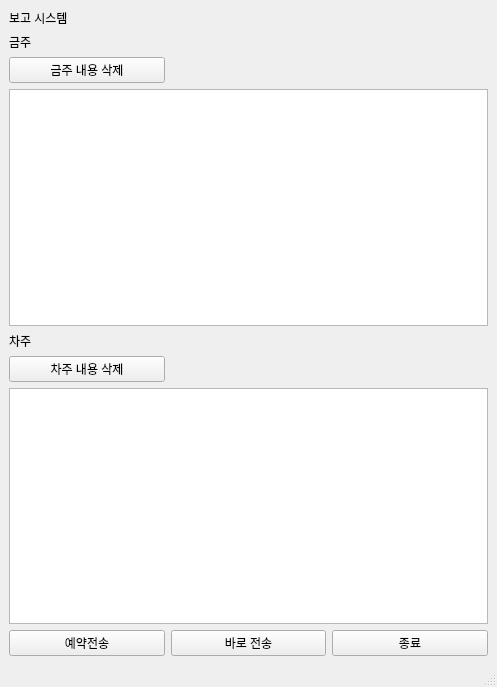
<?xml version="1.0" encoding="UTF-8"?>
<ui version="4.0">
 <class>MainWindow</class>
 <widget class="QMainWindow" name="MainWindow">
  <property name="geometry">
   <rect>
    <x>0</x>
    <y>0</y>
    <width>497</width>
    <height>687</height>
   </rect>
  </property>
  <property name="windowTitle">
   <string>MainWindow</string>
  </property>
  <widget class="QWidget" name="centralwidget">
   <layout class="QGridLayout" name="gridLayout">
    <item row="0" column="0">
     <widget class="QLabel" name="label_main">
      <property name="text">
       <string>보고 시스템</string>
      </property>
     </widget>
    </item>
    <item row="1" column="0">
     <widget class="QLabel" name="label_this_week">
      <property name="text">
       <string>금주</string>
      </property>
     </widget>
    </item>
    <item row="2" column="0">
     <widget class="QPushButton" name="pushButton_this_week">
      <property name="text">
       <string>금주 내용 삭제</string>
      </property>
     </widget>
    </item>
    <item row="3" column="0" colspan="3">
     <widget class="QTextEdit" name="textEdit_this_week"/>
    </item>
    <item row="4" column="0">
     <widget class="QLabel" name="label_next_week">
      <property name="text">
       <string>차주</string>
      </property>
     </widget>
    </item>
    <item row="5" column="0">
     <widget class="QPushButton" name="pushButton_next_week">
      <property name="text">
       <string>차주 내용 삭제</string>
      </property>
     </widget>
    </item>
    <item row="6" column="0" colspan="3">
     <widget class="QTextEdit" name="textEdit_next_week"/>
    </item>
    <item row="7" column="0">
     <widget class="QPushButton" name="pushButton_reserve_send">
      <property name="text">
       <string>예약전송</string>
      </property>
     </widget>
    </item>
    <item row="7" column="1">
     <widget class="QPushButton" name="pushButton_now_send">
      <property name="text">
       <string>바로 전송</string>
      </property>
     </widget>
    </item>
    <item row="7" column="2">
     <widget class="QPushButton" name="pushButton_exit">
      <property name="text">
       <string>종료</string>
      </property>
     </widget>
    </item>
   </layout>
  </widget>
  <widget class="QMenuBar" name="menubar">
   <property name="geometry">
    <rect>
     <x>0</x>
     <y>0</y>
     <width>497</width>
     <height>22</height>
    </rect>
   </property>
  </widget>
  <widget class="QStatusBar" name="statusbar"/>
 </widget>
 <resources/>
 <connections>
  <connection>
   <sender>pushButton_next_week</sender>
   <signal>clicked()</signal>
   <receiver>MainWindow</receiver>
   <slot>clicked_remove_next_week_contents()</slot>
   <hints>
    <hint type="sourcelabel">
     <x>145</x>
     <y>379</y>
    </hint>
    <hint type="destinationlabel">
     <x>211</x>
     <y>360</y>
    </hint>
   </hints>
  </connection>
  <connection>
   <sender>pushButton_reserve_send</sender>
   <signal>clicked()</signal>
   <receiver>MainWindow</receiver>
   <slot>clicked_send_reserved_msg()</slot>
   <hints>
    <hint type="sourcelabel">
     <x>104</x>
     <y>644</y>
    </hint>
    <hint type="destinationlabel">
     <x>75</x>
     <y>664</y>
    </hint>
   </hints>
  </connection>
  <connection>
   <sender>pushButton_now_send</sender>
   <signal>clicked()</signal>
   <receiver>MainWindow</receiver>
   <slot>clicked_send_now_msg()</slot>
   <hints>
    <hint type="sourcelabel">
     <x>260</x>
     <y>642</y>
    </hint>
    <hint type="destinationlabel">
     <x>260</x>
     <y>665</y>
    </hint>
   </hints>
  </connection>
  <connection>
   <sender>pushButton_exit</sender>
   <signal>clicked()</signal>
   <receiver>MainWindow</receiver>
   <slot>clicked_program_exit()</slot>
   <hints>
    <hint type="sourcelabel">
     <x>420</x>
     <y>645</y>
    </hint>
    <hint type="destinationlabel">
     <x>422</x>
     <y>660</y>
    </hint>
   </hints>
  </connection>
  <connection>
   <sender>pushButton_this_week</sender>
   <signal>clicked()</signal>
   <receiver>MainWindow</receiver>
   <slot>clicked_remove_this_week_contents()</slot>
   <hints>
    <hint type="sourcelabel">
     <x>130</x>
     <y>81</y>
    </hint>
    <hint type="destinationlabel">
     <x>205</x>
     <y>71</y>
    </hint>
   </hints>
  </connection>
 </connections>
 <slots>
  <slot>clicked_remove_this_week_contents()</slot>
  <slot>clicked_remove_next_week_contents()</slot>
  <slot>clicked_send_reserved_msg()</slot>
  <slot>clicked_send_now_msg()</slot>
  <slot>clicked_program_exit()</slot>
 </slots>
</ui>
